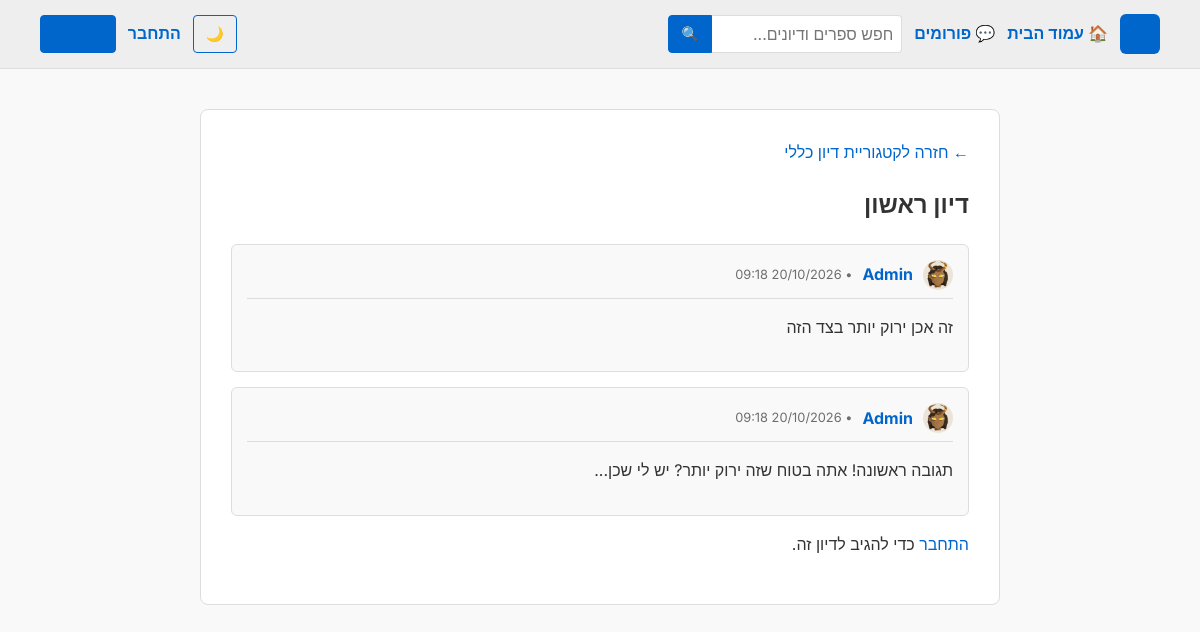
The app's page /forum/thread/1/ with its own data.
### books/models.py (models this page shows, shortened)
class Thread(models.Model):
    category = models.ForeignKey(
        Category, on_delete=models.CASCADE, related_name='threads'
    )
    title = models.CharField(max_length=200, verbose_name="כותרת הדיון")
    author = models.ForeignKey(
        User, on_delete=models.CASCADE, related_name='threads'
    )
    created_at = models.DateTimeField(auto_now_add=True)
    updated_at = models.DateTimeField(auto_now=True)
    class Meta:
        ordering = ['-updated_at']  # דיונים שהגיבו בהם לאחרונה יקפצו למעלה

class Category(models.Model):
    name = models.CharField(max_length=100, verbose_name="שם הקטגוריה")
    description = models.TextField(blank=True, verbose_name="תיאור הקטגוריה")
    class Meta:
        verbose_name_plural = "Categories"

class ForumPost(models.Model):
    thread = models.ForeignKey(
        Thread, on_delete=models.CASCADE, related_name='posts'
    )
    author = models.ForeignKey(
        User, on_delete=models.CASCADE, related_name='forum_posts'
    )
    content = models.TextField(verbose_name="תוכן ההודעה")
    created_at = models.DateTimeField(auto_now_add=True)
    class Meta:
        ordering = ['created_at']

class Profile(models.Model):
    user = models.OneToOneField(User, on_delete=models.CASCADE)
    bio = models.TextField(max_length=500, blank=True, default='')
    avatar = models.ImageField(upload_to='avatars/', blank=True, null=True)
    banner = models.ImageField(upload_to='banners/', blank=True, null=True)
    followers = models.ManyToManyField(User, related_name='following', blank=True)
    last_active = models.DateTimeField(auto_now=True)
    custom_css = models.TextField(blank=True, null=True)
    verification_code = models.CharField(max_length=6, blank=True, null=True)
    verification_code_created_at = models.DateTimeField(blank=True, null=True)
    is_verified = models.BooleanField(default=False)

### books/views.py (the view, shortened to what this page needs)
def thread_detail(request, thread_id):
  thread = get_object_or_404(Thread, id=thread_id)
  posts = thread.posts.all()
  form = ForumPostForm()
  return render(
      request,
      'books/thread_detail.html',
      {'thread': thread, 'posts': posts, 'form': form},
  )

### books/forms.py
class ForumPostForm(forms.ModelForm):
  class Meta:
    model = ForumPost
    fields = ['content']
    widgets = {
        'content': forms.Textarea(
            attrs={'rows': 3, 'placeholder': 'הוסף תגובה לדיון...'}
        ),
    }

### books/context_processors.py (called while the page is built)
def unread_notifications(request):
    if request.user.is_authenticated:
        count = request.user.notifications.filter(is_read=False).count()
        return {'unread_notifications_count': count}
    return {'unread_notifications_count': 0}

### books/templates/books/thread_detail.html (shortened to what this page needs)
{% extends 'books/base.html' %}
{% block content %}
<div class="container">
    <a href="{% url 'category_detail' thread.category.id %}">← חזרה לקטגוריית {{ thread.category.name }}</a>
    <h2>{{ thread.title }}</h2>
    {% for post in posts %}
        <div style="border: 1px solid var(--border-color); padding: 15px; border-radius: 6px; margin-bottom: 15px; background: var(--bg-color);">
            <div style="display: flex; align-items: center; gap: 10px; margin-bottom: 10px; border-bottom: 1px solid var(--border-color); padding-bottom: 8px;">
                {% if post.author.profile.avatar %}
                    <img src="{{ post.author.profile.avatar.url }}" style="width: 30px; height: 30px; border-radius: 50%; object-fit: cover;">
                {% endif %}
                <strong><a href="{% url 'profile_detail' post.author.username %}">{{ post.author.username }}</a></strong>
                <span style="font-size: 0.8em; opacity: 0.7;">• {{ post.created_at|date:"d/m/Y H:i" }}</span>
            </div>
            <p style="margin: 0;">{{ post.content|linebreaks }}</p>
        </div>
    {% endfor %}
    {% if user.is_authenticated %}
        <div style="margin-top: 30px;">
            <h4>הוסף תגובה:</h4>
            <form method="post">
                {% csrf_token %}
                {{ form.as_p }}
                <button type="submit" class="btn-primary">שלח תגובה</button>
            </form>
        </div>
    {% else %}
        <p><a href="{% url 'login' %}">התחבר</a> כדי להגיב לדיון זה.</p>
    {% endif %}
</div>
{% endblock %}

### static/css/inkcity.css (style rules this page uses)
*, *::before, *::after { box-sizing: border-box; }
body { margin: 0; padding: 0; background: var(--bg-color); color: var(--text-color); font-family: 'Inter', Arial, Helvetica, sans-serif; font-size: 16px; line-height: 1.6; transition: background-color 0.3s, color 0.3s; }
img { max-width: 100%; height: auto; }
a { color: var(--link-color); text-decoration: none; }
.container { background-color: var(--container-bg); padding: 30px; border-radius: 8px; border: 1px solid var(--border-color); max-width: 800px; margin: 40px auto; }

### books/templates/books/base.html (style rules this page uses)
:root { --bg-color: #f9f9f9; --text-color: #333333; --container-bg: #ffffff; --border-color: #dddddd; --link-color: #0066cc; --nav-bg: #eeeeee; --input-bg: #ffffff; }

### records on screen
Thread: category.name "דיון כללי", title "דיון ראשון"
ForumPost: author.profile.avatar (picture), author.username "Admin", created_at "20/10/2026 09:18", content "זה אכן ירוק יותר בצד הזה"
ForumPost: author.profile.avatar (picture), author.username "Admin", created_at "20/10/2026 09:18", content "תגובה ראשונה! אתה בטוח שזה ירוק יותר? יש לי שכן..."
